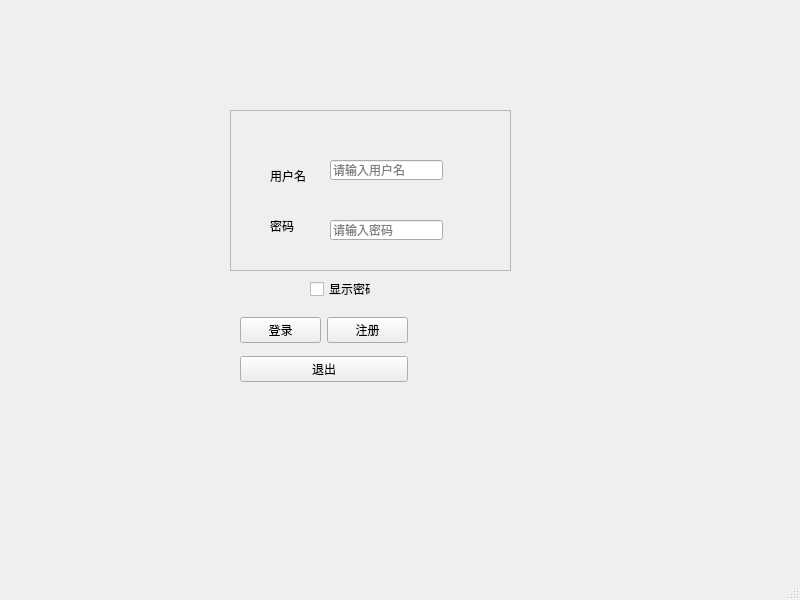
<?xml version="1.0" encoding="UTF-8"?>
<ui version="4.0">
 <class>MainWindow</class>
 <widget class="QMainWindow" name="MainWindow">
  <property name="enabled">
   <bool>true</bool>
  </property>
  <property name="geometry">
   <rect>
    <x>0</x>
    <y>0</y>
    <width>800</width>
    <height>600</height>
   </rect>
  </property>
  <property name="windowTitle">
   <string>登录界面</string>
  </property>
  <widget class="QWidget" name="centralwidget">
   <widget class="QWidget" name="verticalLayoutWidget">
    <property name="geometry">
     <rect>
      <x>240</x>
      <y>310</y>
      <width>168</width>
      <height>80</height>
     </rect>
    </property>
    <layout class="QVBoxLayout" name="verticalLayout">
     <item>
      <layout class="QHBoxLayout" name="horizontalLayout">
       <item>
        <widget class="QPushButton" name="pushButton_login">
         <property name="text">
          <string>登录</string>
         </property>
        </widget>
       </item>
       <item>
        <widget class="QPushButton" name="pushButton_register">
         <property name="text">
          <string>注册</string>
         </property>
        </widget>
       </item>
      </layout>
     </item>
     <item>
      <widget class="QPushButton" name="pushButton_exit">
       <property name="text">
        <string>退出</string>
       </property>
      </widget>
     </item>
    </layout>
   </widget>
   <widget class="QFrame" name="frame">
    <property name="geometry">
     <rect>
      <x>230</x>
      <y>110</y>
      <width>281</width>
      <height>161</height>
     </rect>
    </property>
    <property name="frameShape">
     <enum>QFrame::Shape::StyledPanel</enum>
    </property>
    <property name="frameShadow">
     <enum>QFrame::Shadow::Raised</enum>
    </property>
    <widget class="QLineEdit" name="lineEdit_username">
     <property name="geometry">
      <rect>
       <x>100</x>
       <y>50</y>
       <width>113</width>
       <height>20</height>
      </rect>
     </property>
     <property name="placeholderText">
      <string>请输入用户名</string>
     </property>
    </widget>
    <widget class="QLineEdit" name="lineEdit_password">
     <property name="geometry">
      <rect>
       <x>100</x>
       <y>110</y>
       <width>113</width>
       <height>20</height>
      </rect>
     </property>
     <property name="placeholderText">
      <string>请输入密码</string>
     </property>
    </widget>
    <widget class="QLabel" name="label_username">
     <property name="geometry">
      <rect>
       <x>40</x>
       <y>60</y>
       <width>40</width>
       <height>12</height>
      </rect>
     </property>
     <property name="text">
      <string>用户名</string>
     </property>
    </widget>
    <widget class="QLabel" name="label_password">
     <property name="geometry">
      <rect>
       <x>40</x>
       <y>110</y>
       <width>40</width>
       <height>12</height>
      </rect>
     </property>
     <property name="text">
      <string>密码</string>
     </property>
    </widget>
   </widget>
   <widget class="QCheckBox" name="checkBox">
    <property name="geometry">
     <rect>
      <x>310</x>
      <y>280</y>
      <width>61</width>
      <height>18</height>
     </rect>
    </property>
    <property name="minimumSize">
     <size>
      <width>50</width>
      <height>0</height>
     </size>
    </property>
    <property name="text">
     <string>显示密码</string>
    </property>
   </widget>
  </widget>
  <widget class="QStatusBar" name="statusbar"/>
  <widget class="QMenuBar" name="menubar">
   <property name="geometry">
    <rect>
     <x>0</x>
     <y>0</y>
     <width>800</width>
     <height>17</height>
    </rect>
   </property>
  </widget>
 </widget>
 <resources/>
 <connections/>
</ui>
